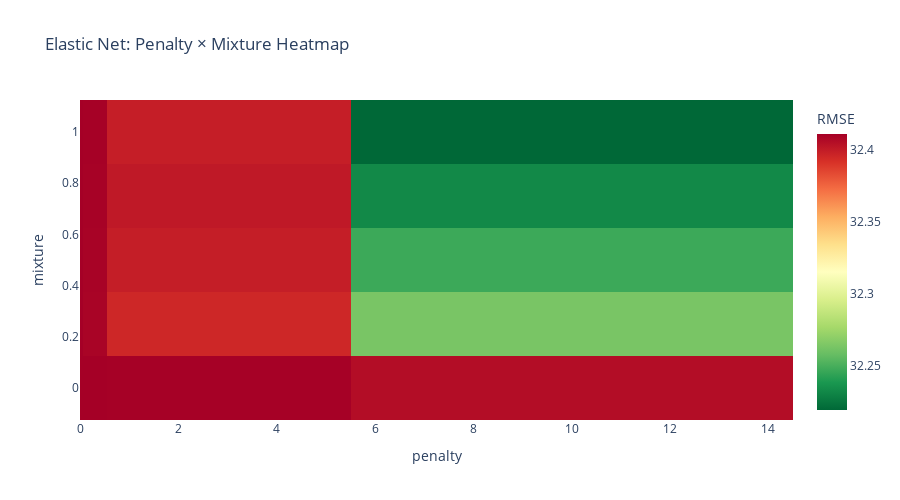

Here is the notebook cell this chart was saved with:
### Code cell
# Visualize 2D tuning results (heatmap)
fig = plot_tune_results(elasticnet_results, metric="rmse")
fig.update_layout(title="Elastic Net: Penalty × Mixture Heatmap")
fig.show()

### Figure 1 — Plotly figure (JSON) as saved in the notebook; plotly's stock layout.template omitted (floating-point values rounded to 4 significant figures)
{"data": [{"colorbar": {"title": {"text": "RMSE"}}, "colorscale": [[0, "rgb(0,104,55)"], [0.1, "rgb(26,152,80)"], [0.2, "rgb(102,189,99)"], [0.3, "rgb(166,217,106)"], [0.4, "rgb(217,239,139)"], [0.5, "rgb(255,255,191)"], [0.6, "rgb(254,224,139)"], [0.7, "rgb(253,174,97)"], [0.8, "rgb(244,109,67)"], [0.9, "rgb(215,48,39)"], [1, "rgb(165,0,38)"]], "hovertemplate": "penalty: %{x}<br>mixture: %{y}<br>RMSE: %{z:.4f}<extra></extra>", "type": "heatmap", "x": [0.001, 0.01, 0.1, 1.0, 10.0], "y": [0.0, 0.25, 0.5, 0.75, 1.0], "z": [[32.41, 32.41, 32.41, 32.41, 32.41], [32.41, 32.41, 32.41, 32.4, 32.26], [32.41, 32.41, 32.41, 32.4, 32.25], [32.41, 32.41, 32.41, 32.4, 32.23], [32.41, 32.41, 32.41, 32.4, 32.22]]}], "layout": {"height": 500, "title": {"text": "Elastic Net: Penalty × Mixture Heatmap"}, "xaxis": {"title": {"text": "penalty"}}, "yaxis": {"title": {"text": "mixture"}}}}
